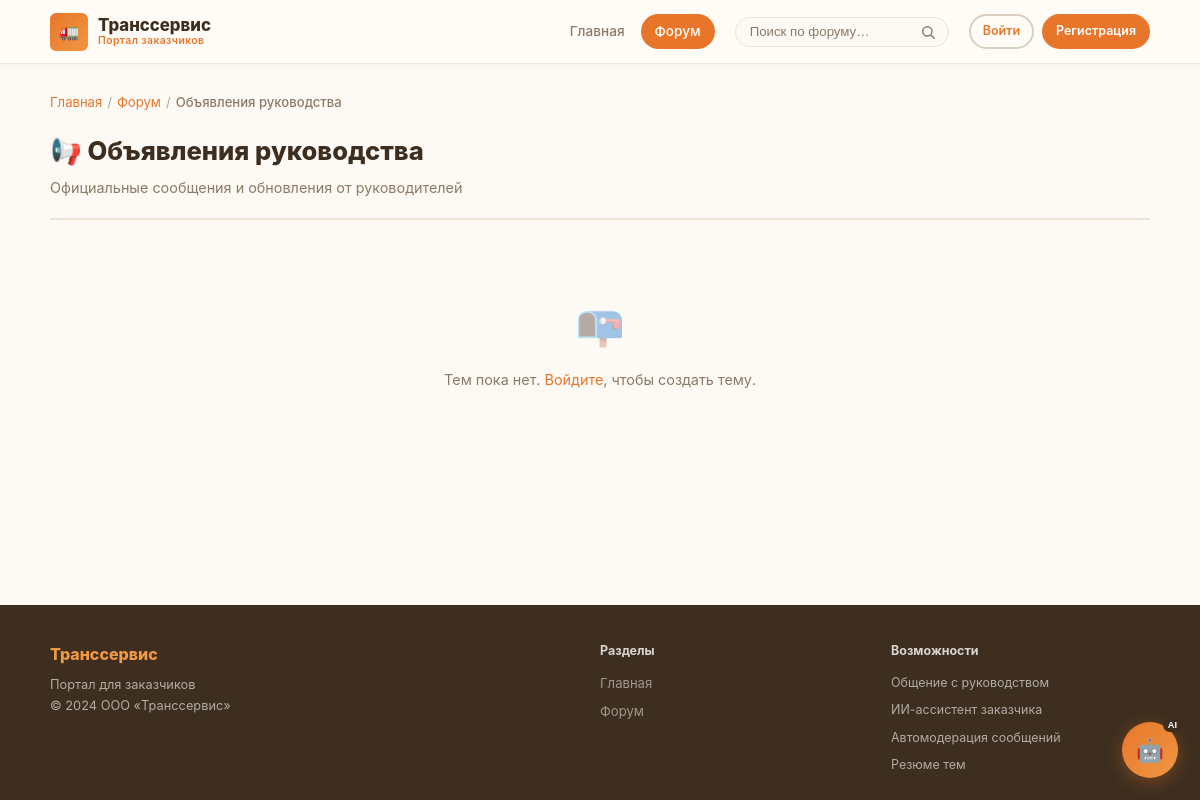
Before: /forum/category/1 with the older database file.
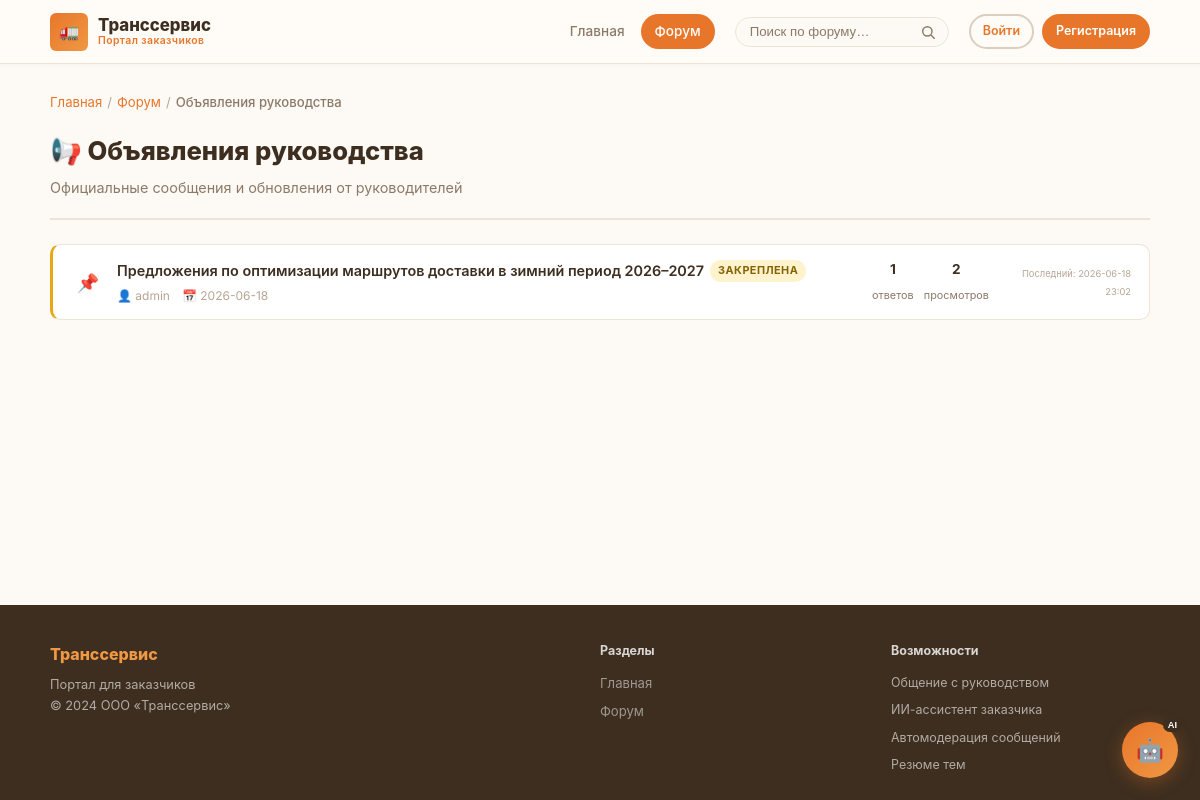
After: the same page with the newer database file.
### tables this page shows
CREATE TABLE categories (
        id INTEGER PRIMARY KEY AUTOINCREMENT,
        name TEXT NOT NULL UNIQUE,
        description TEXT,
        icon TEXT DEFAULT ' '
    );

CREATE TABLE topics (
        id INTEGER PRIMARY KEY AUTOINCREMENT,
        category_id INTEGER NOT NULL REFERENCES categories(id),
        user_id INTEGER NOT NULL REFERENCES users(id),
        title TEXT NOT NULL,
        created_at TEXT NOT NULL,
        views INTEGER DEFAULT 0,
        is_pinned INTEGER DEFAULT 0,
        is_closed INTEGER DEFAULT 0
    , report_count INTEGER NOT NULL DEFAULT 0, is_reported INTEGER NOT NULL DEFAULT 0, addressed_to_user_id INTEGER REFERENCES users(id), attachment_path TEXT, attachment_filename TEXT);

### app.py (the view)
@app.route("/forum/category/<int:cat_id>")
def category(cat_id):
    cat = get_category_by_id(cat_id)
    if not cat:
        abort(404)
    page = request.args.get("page", 1, type=int)
    topics, total = get_topics_by_category(cat_id, page)
    total_pages = max(1, (total + Config.POSTS_PER_PAGE - 1) // Config.POSTS_PER_PAGE)
    return render_template("category.html", category=cat, topics=topics, page=page, total_pages=total_pages)

### app.py (called while the page is built)
@app.context_processor
def inject_globals():
    user = None
    if "user_id" in session:
        user = get_user_by_id(session["user_id"])
    return {"current_user": user}

### models.py (called while the page is built)
def get_connection():
    conn = sqlite3.connect(Config.DATABASE_PATH)
    conn.row_factory = sqlite3.Row
    conn.execute("PRAGMA foreign_keys = ON")
    return conn

def get_category_by_id(cat_id):
    conn = get_connection()
    row = conn.execute("SELECT * FROM categories WHERE id=?", (cat_id,)).fetchone()
    conn.close()
    return dict(row) if row else None

### templates/category.html (shortened to what this page needs)
{% extends "base.html" %}
{% block content %}
<nav class="breadcrumb">
  <a href="{{ url_for('index') }}">Главная</a> /
  <a href="{{ url_for('forum') }}">Форум</a> /
  <span>{{ category.name }}</span>
</nav>
<div class="page-header">
  <div class="page-header-left">
    <h1>{{ category.icon }} {{ category.name }}</h1>
    <p>{{ category.description }}</p>
  </div>
</div>
<div class="topics-list">
  {% for t in topics %}
  <a href="{{ url_for('topic', topic_id=t.id) }}"
     class="topic-row {% if t.is_pinned %}topic-pinned{% endif %}">
    <div class="topic-icon">
      {% if t.is_pinned %}📌
      {% elif t.is_closed %}🔒
      {% else %}💬{% endif %}
    </div>
    <div class="topic-main">
      <h3 class="topic-title">
        {{ t.title }}
        {% if t.is_pinned %}<span class="badge badge-pinned">Закреплена</span>{% endif %}
      </h3>
      <div class="topic-meta">
        <span>👤 {{ t.username }}</span>
        <span>📅 {{ t.created_at[:10] }}</span>
      </div>
    </div>
    <div class="topic-stats">
      <div class="tstat">
        <strong>{{ t.reply_count }}</strong>
        <small>ответов</small>
      </div>
      <div class="tstat">
        <strong>{{ t.views }}</strong>
        <small>просмотров</small>
      </div>
    </div>
    <div class="topic-last">
      {% if t.last_post_at %}
        <small>Последний: {{ t.last_post_at[:16].replace('T',' ') }}</small>
      {% endif %}
    </div>
  </a>
  {% else %}
  <div class="empty-state">
    <span>📭</span>
    <p>Тем пока нет.
      {% if current_user %}
        <a href="{{ url_for('new_topic', cat_id=category.id) }}">Создайте первую!</a>
      {% else %}
        <a href="{{ url_for('login') }}">Войдите</a>, чтобы создать тему.
      {% endif %}
    </p>
  </div>
  {% endfor %}
</div>
{% endblock %}

### templates/base.html (shortened to what this page needs)
<!DOCTYPE html>
<html lang="ru">
<head>
  <link rel="stylesheet" href="{{ url_for('static', filename='css/main.css') }}">
  <link rel="stylesheet" href="{{ url_for('static', filename='css/forum.css') }}">
</head>
<body>
<header class="site-header">
  <div class="container header-inner">
    <a href="{{ url_for('index') }}" class="logo">
      <span class="logo-icon" aria-hidden="true" style="display:inline-flex;align-items:center;justify-content:center;width:38px;height:38px;">🚛</span>
      <div class="logo-text">
        <span class="logo-name">Транссервис</span>
        <span class="logo-sub">Портал заказчиков</span>
      </div>
    </a>
    <nav class="main-nav">
      <a href="{{ url_for('index') }}"
         class="nav-link {% if request.endpoint == 'index' %}active{% endif %}">
        Главная
      </a>
      <a href="{{ url_for('forum') }}"
         class="nav-link {% if request.endpoint in ['forum','category','topic'] %}active{% endif %}">
        Форум
      </a>
    </nav>
    <form class="header-search" action="{{ url_for('search') }}" method="get" role="search">
      <input class="header-search-input" type="search" name="q"
             placeholder="Поиск по форуму…"
             value="{{ request.args.get('q', '') }}"
             maxlength="100" autocomplete="off">
      <button class="header-search-btn" type="submit" aria-label="Найти">
        <svg viewBox="0 0 24 24" width="16" height="16" fill="none" stroke="currentColor" stroke-width="2.2">
          <circle cx="11" cy="11" r="7"/><line x1="16.5" y1="16.5" x2="22" y2="22"/>
        </svg>
      </button>
    </form>
    <div class="user-panel">
      {% if current_user %}
        <span class="username-badge {% if current_user.role == 'admin' %}badge-manager{% endif %}">
          {% if current_user.role == 'admin' %}👔{% else %}👤{% endif %}
          {{ current_user.username }}
          <small class="role-label">{{ 'Руководитель' if current_user.role == 'admin' else 'Заказчик' }}</small>
        </span>
        <a href="{{ url_for('logout') }}" class="btn btn-outline btn-sm">Выйти</a>
      {% else %}
        <a href="{{ url_for('login') }}"    class="btn btn-outline btn-sm">Войти</a>
        <a href="{{ url_for('register') }}" class="btn btn-primary btn-sm">Регистрация</a>
      {% endif %}
    </div>
  </div>
</header>
<main class="main-content">
  <div class="container">
    {% block content %}{% endblock %}
  </div>
</main>
<div class="ai-widget" id="ai-widget">
  <button class="ai-toggle" id="ai-toggle" title="ИИ-ассистент">
    🤖
    <span class="ai-badge">AI</span>
  </button>
</div>
<footer class="site-footer">
  <div class="container footer-inner">
    <div class="footer-brand">
      <span class="footer-logo">Транссервис</span>
      <p>Портал для заказчиков<br>© {{ 2024 }} ООО «Транссервис»</p>
    </div>
    <div class="footer-links">
      <strong>Разделы</strong>
      <a href="{{ url_for('index') }}">Главная</a>
      <a href="{{ url_for('forum') }}">Форум</a>
    </div>
    <div class="footer-ai">
      <strong>Возможности</strong>
      <span>Общение с руководством</span>
      <span>ИИ-ассистент заказчика</span>
      <span>Автомодерация сообщений</span>
      <span>Резюме тем</span>
    </div>
  </div>
</footer>
</body>
</html>

### static/css/forum.css (style rules this page uses)
.topics-list { display: flex; flex-direction: column; gap: 4px; }
.topic-row { display: grid; grid-template-columns: 34px 1fr 95px 130px; align-items: center; gap: 12px; padding: 13px 18px; background: #fff; border: 1px solid var(--sand); border-radius: var(--radius); text-decoration: none; color: var(--text); transition: all var(--transition); }
.topic-pinned { border-left: 3px solid var(--yellow); }
.topic-icon { font-size: 1.1rem; text-align: center; color: var(--text-faint); }
.topic-title { font-size: .9rem; font-weight: 600; color: var(--text); margin-bottom: 3px; display: flex; align-items: center; gap: 6px; flex-wrap: wrap; }
.topic-meta { display: flex; gap: 12px; font-size: .75rem; color: var(--text-faint); }
.topic-stats { display: flex; gap: 10px; justify-content: flex-end; }
.tstat { text-align: center; }
.tstat strong { display: block; font-size: .85rem; font-weight: 700; color: var(--text); }
.tstat small { font-size: .68rem; color: var(--text-muted); }
.topic-last { font-size: .7rem; color: var(--text-faint); text-align: right; }
.header-search { display: flex; align-items: center; background: var(--cream); border: 1.5px solid var(--sand); border-radius: 20px; overflow: hidden; transition: border-color var(--transition), box-shadow var(--transition); flex-shrink: 1; min-width: 0; }
.header-search-input { border: none; background: transparent; padding: 6px 10px 6px 14px; font-size: .83rem; color: var(--text); outline: none; width: 180px; min-width: 0; transition: width var(--transition); }
.header-search-input::placeholder { color: var(--text-muted); }
.header-search-btn { background: none; border: none; padding: 6px 12px 6px 4px; cursor: pointer; color: var(--text-muted); display: flex; align-items: center; transition: color var(--transition); }

Changed rows visible on the page:
added topics: title "Предложения по оптимизации маршрутов доставки в зимний период 2026–2027", is_pinned "ЗАКРЕПЛЕНА", username "admin", created_at "2026-06-18", reply_count "1", views "2", last_post_at "2026-06-18 23:02"
Other visible differences:
text no longer shown: "📭 Тем пока нет. Войдите , чтобы создать тему."
